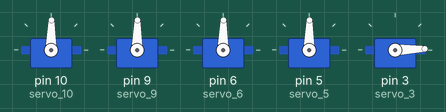
Bench run of a sketch on a simulated Arduino Uno, built with avr-gcc and run on an emulated ATmega328P. Parts: 5 × servo.

Above: at 0.05 s.
At 0.9 s:
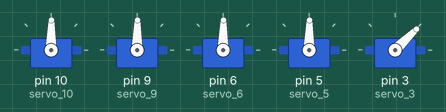
At 1.2 s:
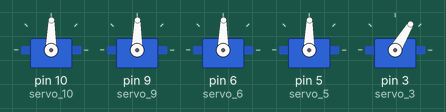
At 1.8 s:
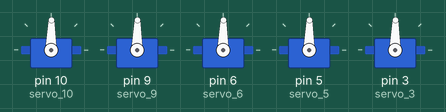
At 2.7 s:
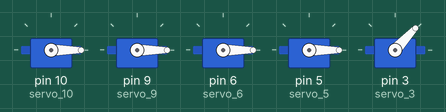
At 3.6 s:
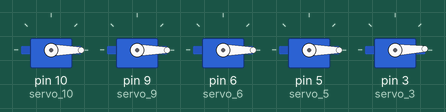
Timing chart, 0 to 8.4 s (numbered marks = the images above):
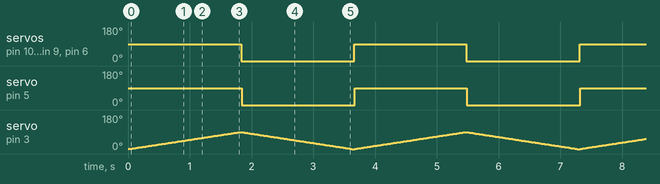

The sketch:

start_simulating1.ino
```cpp
// C++ code
//
#include <Servo.h>

int Position = 0;

int i = 0;

Servo servo_10;

Servo servo_9;

Servo servo_6;

Servo servo_5;

Servo servo_3;

void setup()
{
  servo_10.attach(10, 500, 2500);

  servo_9.attach(9, 500, 2500);

  servo_6.attach(6, 500, 2500);

  servo_5.attach(5, 500, 2500);

  servo_3.attach(3, 500, 2500);

}

void loop()
{
  Position = 0;
  for (Position = 1; Position <= 89; Position += 1) {
    servo_10.write(Position);
  }
  for (Position = 1; Position <= 89; Position += 1) {
    servo_9.write(Position);
  }
  for (Position = 1; Position <= 89; Position += 1) {
    servo_6.write(Position);
  }
  for (Position = 1; Position <= 89; Position += 1) {
    servo_5.write(Position);
  }
  for (Position = 1; Position <= 89; Position += 1) {
    servo_3.write(Position);
    delay(20); // Wait for 20 millisecond(s)
  }
  for (Position = 89; Position >= 0; Position -= 1) {
    servo_10.write(Position);
  }
  for (Position = 89; Position >= 0; Position -= 1) {
    servo_9.write(Position);
  }
  for (Position = 89; Position >= 0; Position -= 1) {
    servo_6.write(Position);
  }
  for (Position = 89; Position >= 0; Position -= 1) {
    servo_5.write(Position);
  }
  for (Position = 89; Position >= 0; Position -= 1) {
    servo_3.write(Position);
    delay(20); // Wait for 20 millisecond(s)
  }
}
```

Measured:
- by itself, servo on pin 10 (servo_10), servo on pin 9 (servo_9), servo on pin 6 (servo_6), servo on pin 5 (servo_5): alternates 89° for 1.8 s and 0° for 1.8 s
